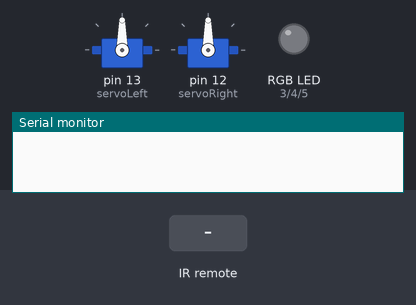
This sketch was run on a simulated Arduino Uno, built with avr-gcc and run on an emulated ATmega328P. Shown: 2 × servo, an RGB LED mixed from three pins (HIGH = lit), the last lines printed to the serial monitor. The inputs (shaded band) are chosen by the test bench.

Above: at 1.2 s.
1.3 s: infrared code 0xFD807F received
At 1.9 s:
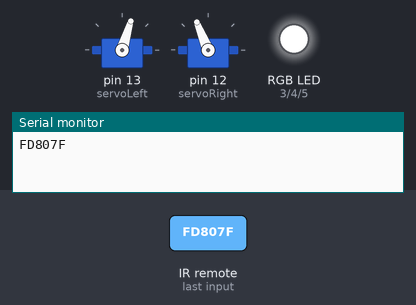
2.8 s: infrared code 0xFD20DF received
At 3.1 s:
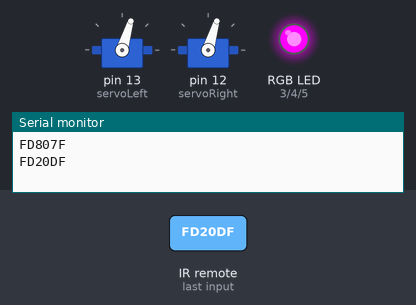
4.3 s: infrared code 0xFDA05F received
At 5.4 s:
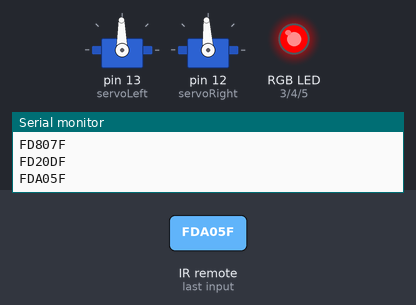
5.8 s: infrared code 0xFD906F received
At 6.5 s:
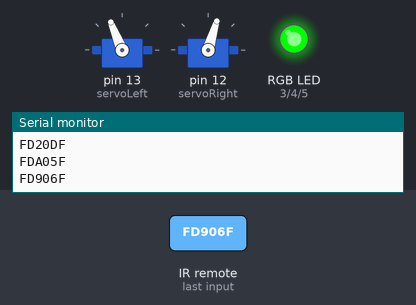
7.3 s: infrared code 0xFD609F received
At 7.7 s:
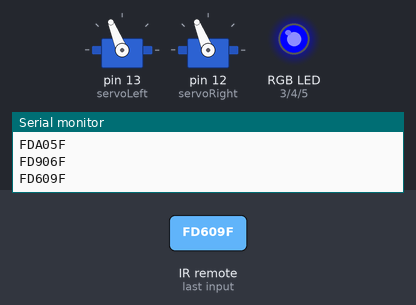
Timing chart, 0 to 9.8 s (numbered marks = the images above; inputs shaded):
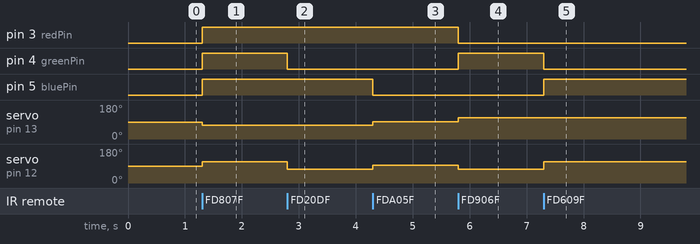

The sketch:

IRremote_with_LED.ino
```cpp
/*
 *Group 6 Monday 12
 *
 * IR remote controlwith RGB LED
 * Use remote to control the robot with specific
 * signal, and turn on the different colour for
 * different signal
 *
 * The robot will receives signal when remote button
 * pressed, it will then execute the function accroding
 * to the signal that user sent.
 *
 * The circuit:
 *  Inpute: IR receiver
 *  Outpute: RGB LED
 * Functions:
 *    void forward():
 *        move the robot forward with green light
 *    void backward():
 *        move the robot backward with white light
 *     void left():
 *        turn the robot left with purple light
 *     void right():
 *        turn the robot right with blue light
 *     void pause():
 *        pause the robot with red light
 *
 * Version V1.0;
 * Date 2 OCT 2018
 * Author Group 6
 */


#include<IRremote.h>
#include<Servo.h>

Servo servoLeft;
Servo servoRight;

const int RECV_PIN = 6  ;
IRrecv irrecv(RECV_PIN);
decode_results results;

int redPin = 3;
int greenPin = 4;
int bluePin = 5;

void setup() {
  // put your setup code here, to run once:
  Serial.begin(9600);
  irrecv.enableIRIn();
  servoLeft.attach(13);  // Attach left signal to pin 13
  servoRight.attach(12); // Attach right signal to pin 12
  pinMode(redPin, OUTPUT);
  pinMode(greenPin, OUTPUT);
  pinMode(bluePin, OUTPUT);
}

void loop() {
  //test if receive decoding data and save it to variable results
if (irrecv.decode(&results)) {
// print data received in a hexadecimal
Serial.println(results.value, HEX);
irrecv.resume(); //wait for the next signal
}

//check which signal has received, and
//execute the command accordingly
 switch(results.value){
    case 0xFD807F: backward(); break;
    case 0xFD906F: forward() ;  break;
    case 0xFD609F: right() ; break;
    case 0xFD20DF: left() ; break;
    case 0xFDA05F: pause(); break;
 }
}

//1700 means counterclockwise
//1300 means clockwise
//1500 means the middle
//but since our servos are not
//centred properly, we have
//1485 for left, and 1505 for right
//to stop


//moving forward with green light;
void forward(){
   servoLeft.writeMicroseconds(1700);
   servoRight.writeMicroseconds(1300);
   digitalWrite(greenPin,HIGH);
   digitalWrite(redPin,LOW);
   digitalWrite(bluePin,LOW);
}

//moving backward with white light;
void backward(){
   servoLeft.writeMicroseconds(1300);
   servoRight.writeMicroseconds(1700);
   digitalWrite(greenPin,HIGH);
   digitalWrite(redPin,HIGH);
   digitalWrite(bluePin,HIGH);
}

//moving left with purple light;
void left(){
   servoLeft.writeMicroseconds(1300);
   servoRight.writeMicroseconds(1300);
   digitalWrite(greenPin,LOW);
   digitalWrite(redPin,HIGH);
   digitalWrite(bluePin,HIGH);
}

//moving right with blue light
void right(){
    servoLeft.writeMicroseconds(1700);
   servoRight.writeMicroseconds(1700);
   digitalWrite(greenPin,LOW);
   digitalWrite(redPin,LOW);
   digitalWrite(bluePin,HIGH);
}

//pause with red light
void pause(){
    servoLeft.writeMicroseconds(1485);
   servoRight.writeMicroseconds(1505);
   digitalWrite(greenPin,LOW);
   digitalWrite(redPin,HIGH);
   digitalWrite(bluePin,LOW);
}
```

Measured:
- after the input at 1.3 s, pin 3 (redPin), pin 4 (greenPin), pin 5 (bluePin): LOW → HIGH at once; servo on pin 13 (servoLeft): 90° → 73° at once; servo on pin 12 (servoRight): 90° → 112° at once
- after the input at 2.8 s, pin 4 (greenPin): HIGH → LOW at once; servo on pin 12 (servoRight): 112° → 73° at once
- after the input at 4.3 s, pin 5 (bluePin): HIGH → LOW at once; servo on pin 13 (servoLeft): 73° → 91° at once; servo on pin 12 (servoRight): 73° → 93° at once
- after the input at 5.8 s, pin 3 (redPin): HIGH → LOW at once; pin 4 (greenPin): LOW → HIGH at once; servo on pin 13 (servoLeft): 91° → 112° at once; servo on pin 12 (servoRight): 93° → 73° at once
- after the input at 7.3 s, pin 4 (greenPin): HIGH → LOW at once; pin 5 (bluePin): LOW → HIGH at once; servo on pin 12 (servoRight): 73° → 112° at once
